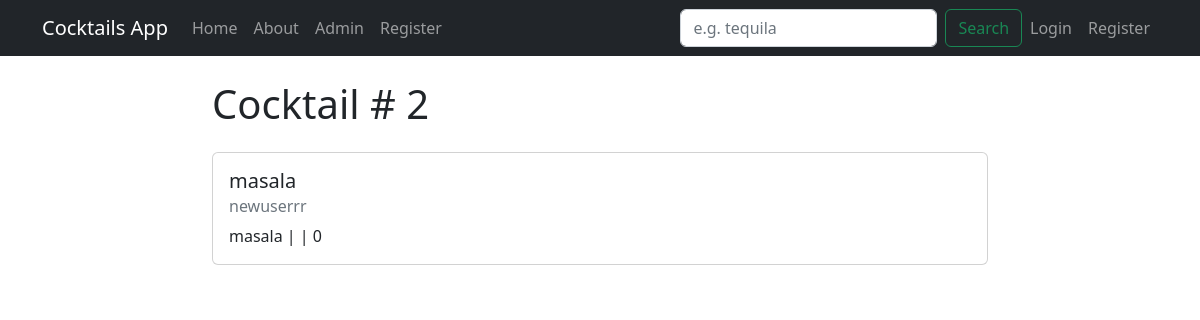
The app's page /cocktail/2 with its own data.
### cocktails/models.py (models this page shows, shortened)
class Cocktail(models.Model):
  name = models.CharField(max_length=100)
  notes = models.TextField(blank=True)
  ingredients = models.TextField()
  author = models.ForeignKey(User, on_delete=models.CASCADE)
  alcohol_content = models.TextField()

### cocktails/views.py (the view)
# urls.py: path('cocktail/<int:pk>', views.CocktailDetailView.as_view(), name="cocktails-detail"),
class CocktailDetailView(DetailView):
  model = models.Cocktail

### cocktails/templates/cocktails/cocktail_detail.html (shortened to what this page needs)
{% extends "cocktails/base.html" %}
{% block content %}
<h1>Cocktail # {{object.id}}</h1>
<div class="card my-4">
  <div class="card-body">
    <h5 class="card-title">{{ object.name }}</h5>
    <h6 class="card-subtitle mb-2 text-muted">{{ object.author }}</h6>
    <p class="card-text"> {{cocktail.ingredients}} | {{cocktail.notes}} | {{cocktail.alcohol_content}} </p>
  </div>
</div>
{% endblock content %}

### records on screen
Cocktail: id "2", name "masala", author "newuserrr", ingredients "masala", alcohol_content "0"
